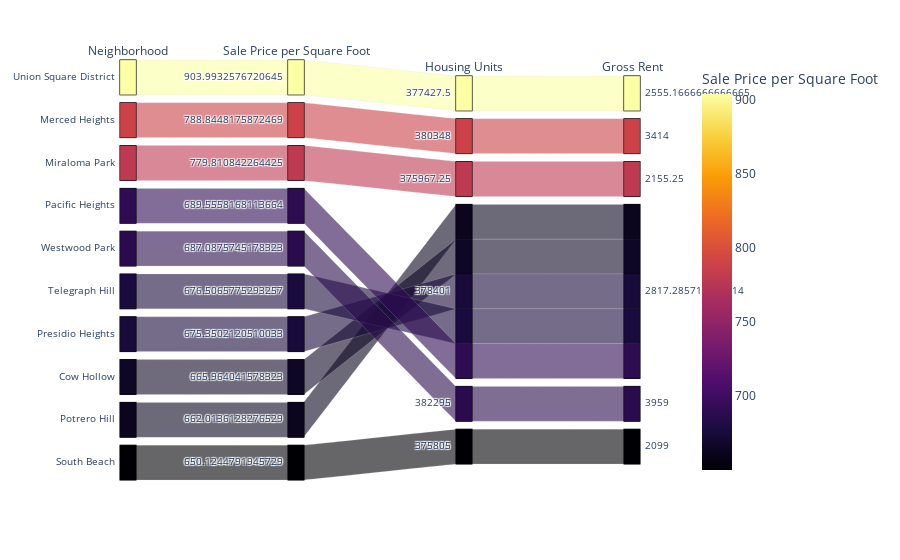

Notebook cell for this chart:
### Code cell
parallel_categories()

### Figure 1 — Plotly figure (JSON) as saved in the notebook; plotly's stock layout.template omitted (floating-point values rounded to 4 significant figures)
{"data": [{"dimensions": [{"label": "Neighborhood", "values": ["Union Square District", "Merced Heights", "Miraloma Park", "Pacific Heights", "Westwood Park", "Telegraph Hill", "Presidio Heights", "Cow Hollow", "Potrero Hill", "South Beach"]}, {"label": "Sale Price per Square Foot", "values": [904.0, 788.8, 779.8, 689.6, 687.1, 676.5, 675.4, 666.0, 662.0, 650.1]}, {"label": "Housing Units", "values": [377400.0, 380348, 376000.0, 378401, 382295, 378401, 378401, 378401, 378401, 375805]}, {"label": "Gross Rent", "values": [2555.0, 3414, 2155.0, 2817.0, 3959, 2817.0, 2817.0, 2817.0, 2817.0, 2099]}], "domain": {"x": [0, 1], "y": [0, 1]}, "line": {"color": [904.0, 788.8, 779.8, 689.6, 687.1, 676.5, 675.4, 666.0, 662.0, 650.1], "coloraxis": "coloraxis"}, "name": "", "type": "parcats"}], "layout": {"autosize": true, "coloraxis": {"colorbar": {"title": {"text": "Sale Price per Square Foot"}}, "colorscale": [[0, "#000004"], [0.1111, "#1b0c41"], [0.2222, "#4a0c6b"], [0.3333, "#781c6d"], [0.4444, "#a52c60"], [0.5556, "#cf4446"], [0.6667, "#ed6925"], [0.7778, "#fb9b06"], [0.8889, "#f7d13d"], [1, "#fcffa4"]]}, "legend": {"tracegroupgap": 0}, "margin": {"t": 60}}}
